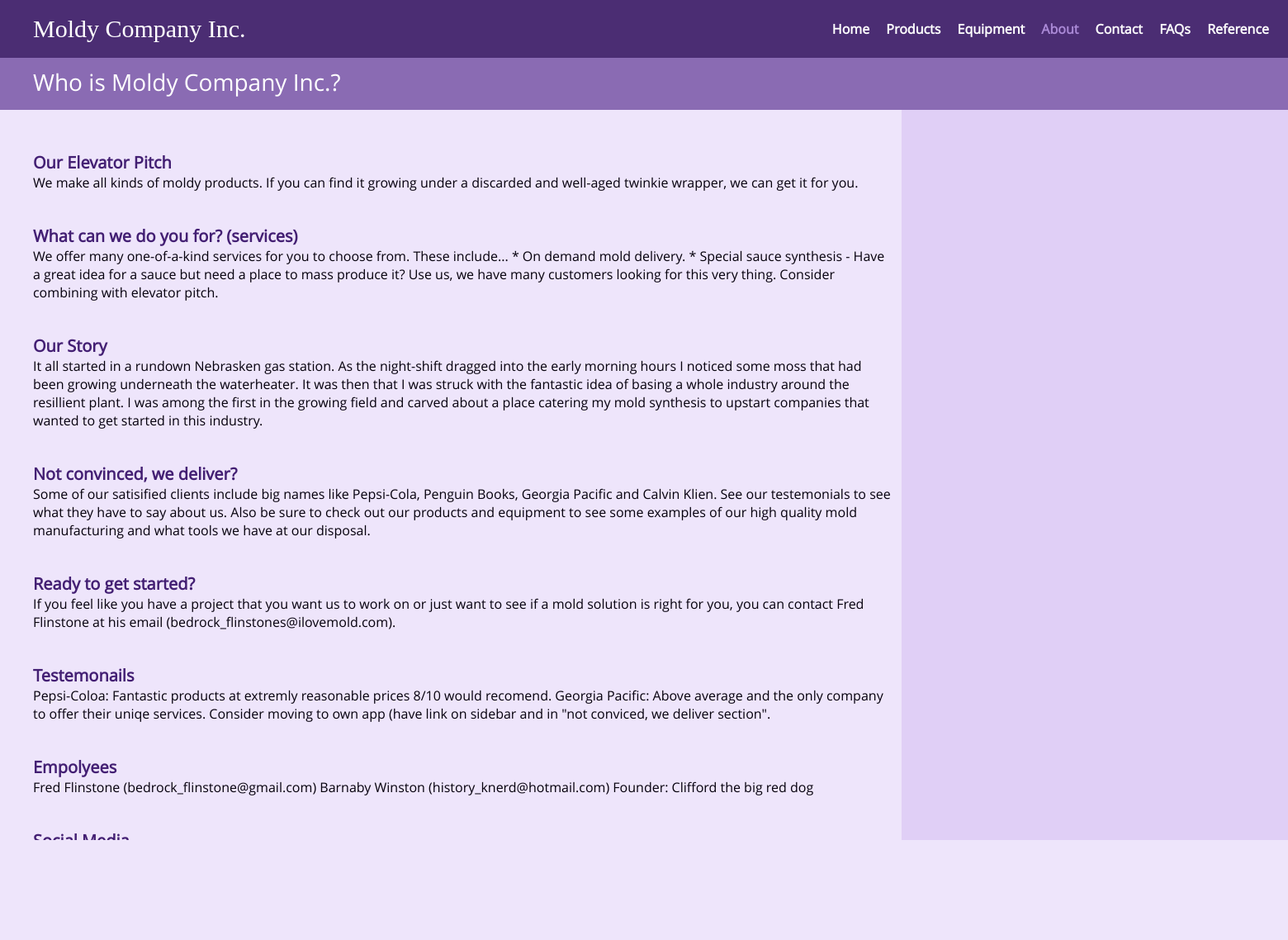
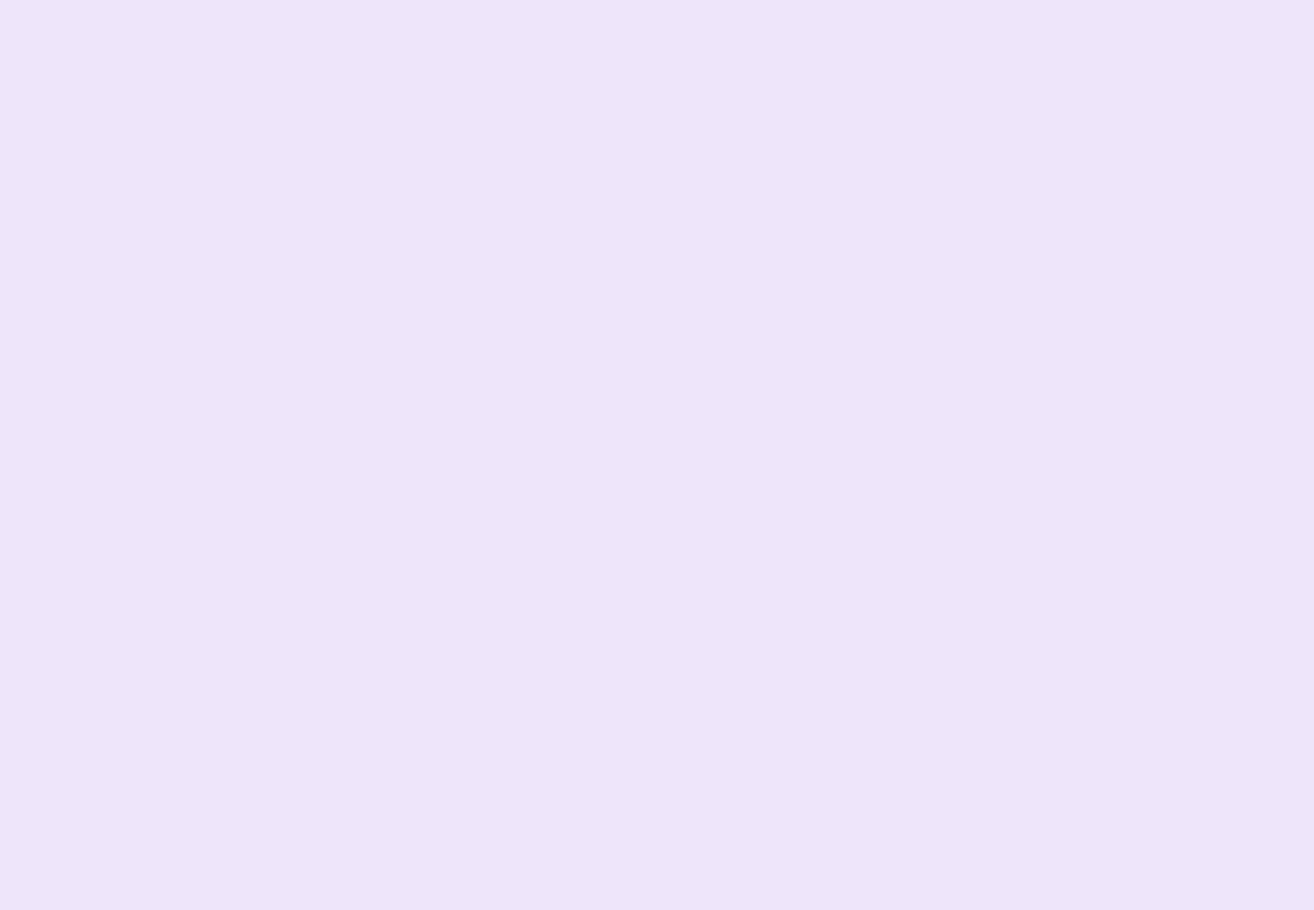
The page /about/ on the database its author committed (2 pictures, top to bottom).
### common/models.py (models this page shows, shortened)
class NavMenuItem(models.Model):
    position = models.PositiveIntegerField()
    display_text = models.CharField(max_length=25)
    reference_url_name = models.CharField(max_length=75)

class BasicPost(models.Model):
    body_markdown = models.TextField()
    def body_html(self):
        image_refs = ""
        for image in self.image_set.all():
            image_url = image.image.url
            image_refs += '\n[{0}]: {1}'.format(image.name, image_url)
        return markdown.markdown('{0}\n{1}'.format(self.body_markdown, image_refs))

class TitledBasicPost(BasicPost):
    title = models.CharField(max_length=200)

class BasicPost(models.Model):
    body_markdown = models.TextField()
    def body_html(self):
        image_refs = ""
        for image in self.image_set.all():
            image_url = image.image.url
            image_refs += '\n[{0}]: {1}'.format(image.name, image_url)
        return markdown.markdown('{0}\n{1}'.format(self.body_markdown, image_refs))

### about/models.py (models this page shows, shortened)
class AboutSection(TitledBasicPost):
    position = models.PositiveIntegerField()
    class Meta:
        ordering = ['position', 'title']

### about/views.py (the view)
def index(request):
    context = {
        'sections': AboutSection.objects.all()
    }
    return basicPage(request, 'about/base_about.html', context)

### common/views.py (called while the page is built)
def basicPage(request, template_name, additional_context):
    context = {
        'nav_item_list': NavMenuItem.objects.order_by('position'),
        'temp_post_header': TitledBasicPost.objects.get(id=2).title,
        'temp_post_body': TitledBasicPost.objects.get(id=2).body_html(),
    }
    context.update(additional_context)  # Add additional items.
    return render(request, template_name, context)

### about/templates/about/base_about.html
{% extends "common/base.html" %}
{% load staticfiles %}
{% block aditional_stylesheets %}
<link rel="stylesheet" type="text/css" href="{% static 'about/about_style.css' %}">
{% endblock %}
{% block subheader_content %}
<a href="{% url 'about' %}">Who is Moldy Company Inc.?</a>
{% endblock %}
{% block main_content %}
{% for section in sections %}
<section class="stacked-section-no-thumnail">
  <h3>{{ section.title }}</h3>
  <div class="content">
    {{ section.body_markdown|safe }}
  </div>
</section>
{% endfor %}
{% endblock %}

### common/templates/common/base.html (shortened to what this page needs)
{% load staticfiles %}
<!DOCTYPE html>
<html>
  <head>
    <link rel="stylesheet" type="text/css" href="{% static 'common/style.css' %}">
    {% block aditional_stylesheets %}{% endblock %}
  </head>
  <body>
    <header>
      <a class="logo noselect" href="{% url 'home' %}">Moldy Company Inc.</a>
      <nav class="nav-menu mobile-menu-inactive">
        {% for item in nav_item_list %}
          {% url item.reference_url_name as item_url %}
          {% if item_url in request.path %}
            <a class="active" href="{{ item_url }}">{{ item.display_text }}</a>
          {% else %}
            <a href="{{ item_url }}">{{ item.display_text }}</a>
          {% endif %}
        {% endfor %}
      </nav>
    </header>
    {% block subheader %}
    <div class="subheader">
      {% block subheader_content %}{% endblock %}
    </div>
    {% endblock %}
    {% block content %}
    <div class="content">
      <div class="sidebar">
      </div>
      <div class="main-content">
        {% block main_content %}{% endblock %}
      </div>
    </div>
    {% endblock %}
    <h1>{{ temp_post_header }}</h1>
    {{ temp_post_body|safe }}
  </body>
</html>

### common/static/common/style.css (style rules this page uses)
* { color: inherit; padding: 0px; margin: 0px; text-decoration: none; }
body { background-color: #EEE5FB; font-family: 'Open Sans', sans-serif; font-size: 16px; }
h1 { color: #431F73; font-size: 28px; font-weight: bold; }
h3 { color: #431F73; font-size: 20px; font-weight: bold; }
a { color: #431F73; }
header { background-color: #4B2D73; }
.logo, .logo:hover { color: white; font-family: 'Hallo Sans Black'; font-size: 30px; }
.nav-menu a { color: white; font-weight: bold; }
.nav-menu .active, .nav-menu .active:hover, .nav-menu .active:active { color: #AA89D6; }
.subheader, .subheader *, .subheader *:hover, .subheader *:active { background-color: #8A6BB3; color: white; font-weight: normal; font-size: 28px; }
.main-content { color: #06010D; }
.sidebar { background-color: #E0CFF6; }
header { align-items: center; display: -webkit-flex; display: flex; flex-wrap: wrap; justify-content: space-between; width: 100%; }
.logo { padding: 10px; margin-top: 8px; margin-bottom: 8px; }
.nav-menu { display: none; padding-right: 5px; padding-left: 5px; width: 100%; }
.nav-menu a { border-top-style: solid; border-top-width: 1px; display: block; padding-bottom: 10px; padding-left: 5px; padding-top: 10px; }
.mobile-menu-inactive { display: none; }
@media screen and (min-width: 925px) { header { flex-wrap: nowrap; justify-content: space-between; } }
@media screen and (min-width: 925px) { .logo { margin-left: 30px; } }
@media screen and (min-width: 925px) { .nav-menu { display: block; margin-right: 10px; width: auto; } }
@media screen and (min-width: 925px) { .nav-menu a { border-style: none; display: inline-block; padding: 8px; } }
.subheader { box-sizing: border-box; padding-left: 10px; padding-top: 10px; padding-bottom: 15px; width: 100%; }
.subheader * { display: inline-block; }
@media screen and (min-width: 925px) { .subheader { padding-left: 40px; } }
.stacked-section-no-thumnail { padding-bottom: 20px; padding-top: 20px; }
.content { display: flex; flex-wrap: wrap; flex-direction: row-reverse; width: 100%; }
.sidebar { box-sizing: border-box; padding-bottom: 20px; padding-left: 10px; padding-top: 10px; width: 100%; }
.main-content { box-sizing: border-box; padding-left: 10px; padding-right: 10px; padding-top: 30px; margin: 0px; width: 100%; }
@media screen and (min-width: 925px) { .sidebar { padding-left: 30px; padding-top: 30px; width: 30%; } }
@media screen and (min-width: 925px) { .main-content { padding-left: 40px; width: 70% } }
.noselect { -webkit-touch-callout: none; -webkit-user-select: none; -khtml-user-select: none; -moz-user-select: none; -ms-user-select: none; user-select: none; }

### about/static/about/about_style.css (style rules this page uses)
section .content { display: block; }

### rows shown on the page
NavMenuItem: display_text "Home"
NavMenuItem: display_text "Products"
NavMenuItem: display_text "Equipment"
NavMenuItem: display_text "About"
NavMenuItem: display_text "Contact"
NavMenuItem: display_text "FAQs"
NavMenuItem: display_text "Reference"
AboutSection: title "Our Elevator Pitch", body_markdown "We make all kinds of moldy products. If you can find it growing under a discarded and well-aged twinkie wrapper, we can get it for you."
AboutSection: title "What can we do you for? (services)", body_markdown "We offer many one-of-a-kind services for you to choose from. These include... * On demand mold delivery. * Special sauce synthesis - Have a great idea for a sauce but need a place to mass produce it? Use us, we have many customers looking for this very thing. Consider combining with elevator pitch."
AboutSection: title "Our Story", body_markdown "It all started in a rundown Nebrasken gas station. As the night-shift dragged into the early morning hours I noticed some moss that had been growing underneath the waterheater. It was then that I was struck with the fantastic idea of basing a whole industry around the resillient plant. I was among the first in the growing field and carved about a place catering my mold synthesis to upstart companies that wanted to get started in this industry."
AboutSection: title "Not convinced, we deliver?", body_markdown "Some of our satisified clients include big names like Pepsi-Cola, Penguin Books, Georgia Pacific and Calvin Klien. See our testemonials to see what they have to say about us. Also be sure to check out our products and equipment to see some examples of our high quality mold manufacturing and what tools we have at our disposal."
AboutSection: title "Ready to get started?", body_markdown "If you feel like you have a project that you want us to work on or just want to see if a mold solution is right for you, you can contact Fred Flinstone at his email (bedrock_flinstones@ilovemold.com)."
AboutSection: title "Testemonails", body_markdown "Pepsi-Coloa: Fantastic products at extremly reasonable prices 8/10 would recomend. Georgia Pacific: Above average and the only company to offer their uniqe services. Consider moving to own app (have link on sidebar and in \"not conviced, we deliver section\"."
AboutSection: title "Empolyees", body_markdown "Fred Flinstone (bedrock_flinstone@gmail.com) Barnaby Winston (history_knerd@hotmail.com) Founder: Clifford the big red dog"
AboutSection: title "Social Media"
